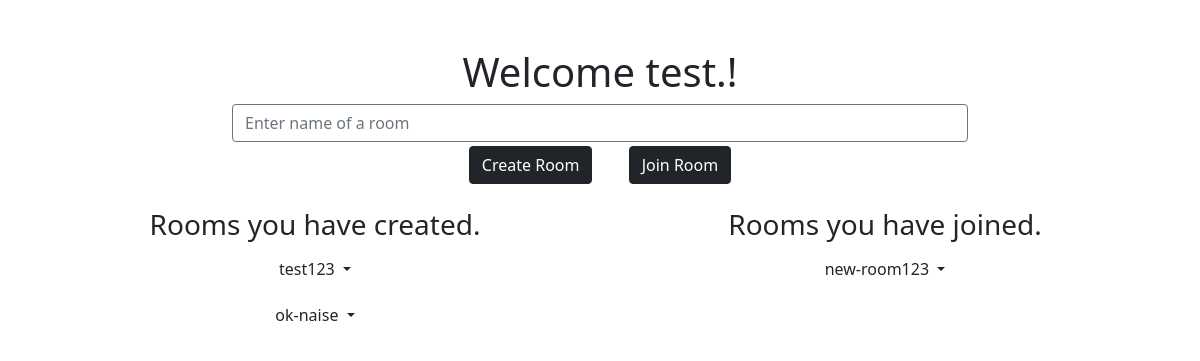
The page / (signed in) on the database as committed earlier.
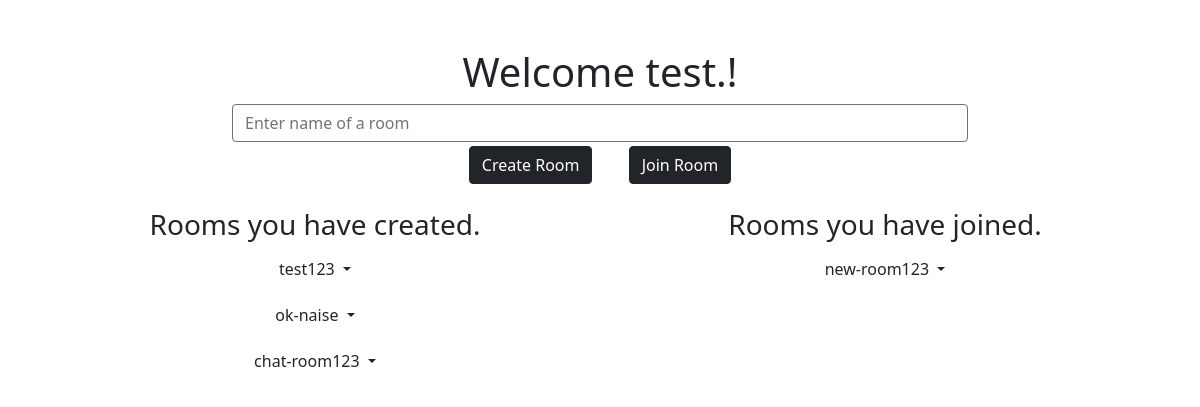
The same page on the database as committed later.
### main/models.py (models this page shows, shortened)
class Room(models.Model):
    room = models.SlugField(max_length=50, unique=True)
    user_admin = models.ForeignKey(User,on_delete=models.CASCADE)
    approved_users = models.ManyToManyField(User, related_name='approved_users', blank=True)
    pending_requests = models.ManyToManyField(User, related_name='pending_requests', blank=True)
    is_private = models.BooleanField(default=False)
    is_public = models.BooleanField(default=True)
    def __str__(self):
        return self.room

### main/views.py (the view)
# urls.py: path('', views.index, name='homepage'),
@login_required(login_url='login')
def index(request):
    rooms_created = Room.objects.filter(user_admin = request.user)
    user = User.objects.get(username = request.user.username)
    all_rooms_joined = user.approved_users.all()
    rooms_joined = []
    for room in all_rooms_joined:
        if room not in rooms_created:
            rooms_joined.append(room)
    return render(request,
                template_name = 'index.html',
                context={'rooms_created': rooms_created,
                        'rooms_joined': rooms_joined})

### main/templates/index.html (shortened to what this page needs)
{% extends 'base.html' %}
{% block body %}
<div class="container mt-5">
    <h1 class="text-center">Welcome {{request.user}}.!</h1>
    <div class="row justify-content-center">
        <div class="col-8 text-center">
            <input id="room-name-input" type="text" class="form-control border border-secondary" placeholder="Enter name of a room">
        </div>
    </div>
    <div class="row">
        <div class="col-12 text-center">
            <button type="button" id="create-chat-room" class="btn btn-dark mt-1 mx-3" data-toggle="modal" data-target="#ModalCenter">
                Create Room
            </button>
            <button type="button" id="join-chat-room" class="btn btn-dark mt-1 mx-3" onclick="joinRoom()">
                Join Room
            </button>
        </div>
    </div>
    <div class="row mt-4">
        <div class="col-md-6 col-sm-12">
            <h3 class='text-center'> Rooms you have created.</h3>
            {% for room in rooms_created %}
            <div class='text-center'>
                <div class="dropdown my-2">
                    <button class="btn dropdown-toggle" type="" id="dropdownMenuButton" data-toggle="dropdown" aria-haspopup="true" aria-expanded="false">
                      {{room}}
                    </button>
                  </div>
            </div>
            {% endfor %}
        </div>
        <div class="col-md-6 col-sm-12">
            <h3 class='text-center'>Rooms you have joined.</h3>
            {% for room in rooms_joined %}
            <div class='text-center'>
                <div class="dropdown my-2">
                    <button class="btn dropdown-toggle" type="" id="dropdownMenuButton" data-toggle="dropdown" aria-haspopup="true" aria-expanded="false">
                      {{room}}
                    </button>
                  </div>
            </div>
            {% endfor %}
        </div>
    </div>
</div>
{% endblock body %}

### main/templates/base.html (shortened to what this page needs)
<!DOCTYPE html>
<html lang="en">
<head>
    {% load static %}
    <link href="https://cdn.jsdelivr.net/npm/bootstrap@5.0.0-beta3/dist/css/bootstrap.min.css" rel="stylesheet">
</head>
<body>
    {% block body %}
    {% endblock body %}
    </body>
</html>

Rows that differ between the two databases and show on the page:
added Room: room "chat-room123", shown under "Rooms you have created."
